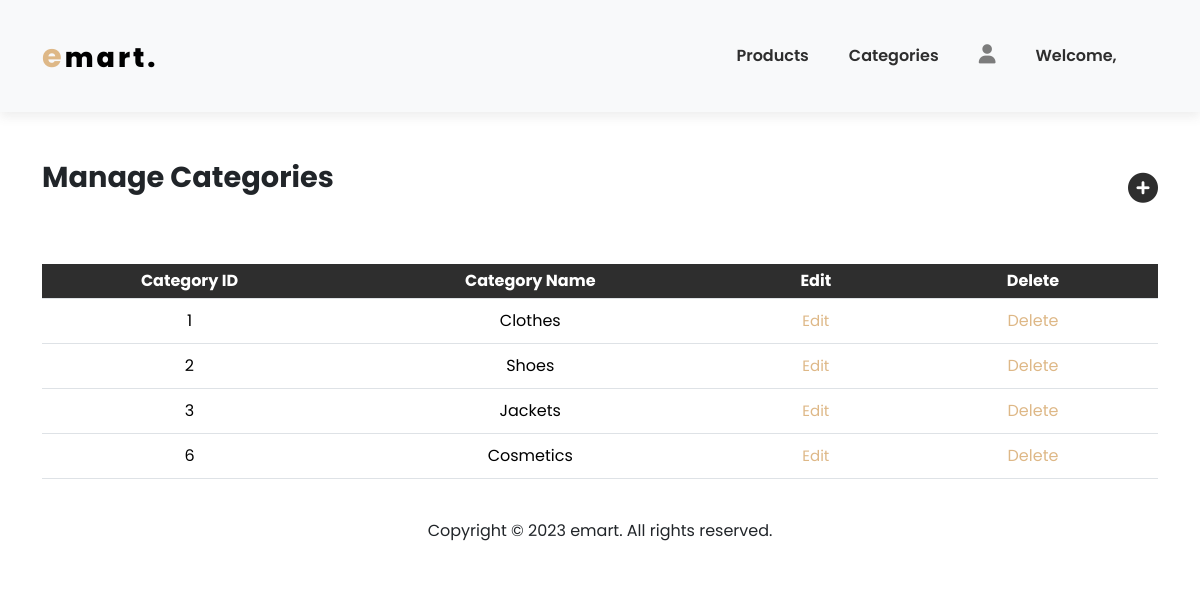
The app's page /admin/categories.php with its own data.
### tables this page shows
CREATE TABLE `user` (
  `User_ID` varchar(50) NOT NULL,
  `password` varchar(12) NOT NULL,
  `First_Name` varchar(50) NOT NULL,
  `Middle_Name` varchar(50) NOT NULL,
  `Last_Name` varchar(50) NOT NULL,
  `Email` varchar(50) NOT NULL,
  `Phone_Number` bigint(12) NOT NULL,
  `Image` varchar(100) NOT NULL,
  `usertype` int(11) NOT NULL DEFAULT 0
);

CREATE TABLE `category` (
  `Category_ID` int(50) NOT NULL,
  `Name` varchar(50) NOT NULL
);

### admin/categories.php (the view, shortened to what this page needs)
<!DOCTYPE html>
<html lang="en">
  <head>
    <link
      href="https://cdn.jsdelivr.net/npm/bootstrap@5.3.2/dist/css/bootstrap.min.css"
      rel="stylesheet"
    />
    <link rel="stylesheet" href="../assets/css/admin.css" />
    <link
      rel="stylesheet"
      href="https://cdnjs.cloudflare.com/ajax/libs/font-awesome/6.4.2/css/all.min.css"
    />
  </head>
  <body>
    <nav class="navbar navbar-expand-lg navbar-light bg-light py-3 sticky-top">
      <div class="container">
        <div class="header_logo">
          <a href="#"><span>e</span>mart.</a>
        </div>
        <div
          class="collapse navbar-collapse nav-buttons"
          id="navbarSupportedContent"
        >
          <ul class="navbar-nav me-auto mb-2 mb-lg-0">
            <li class="nav-item">
              <a class="nav-link" href="admin.php">Products</a>
            </li>
            <li class="nav-item">
              <a class="nav-link" href="categories.php">Categories</a>
            </li>
            <li class="nav-item">
                <div class="dropdown">
                <i class="fa-solid fa-user dropdown"></i>
                </div>
           </li>
           <li class="nav-item">
           <?php
              include("../server/connection.php");
                $uname = $_SESSION['uname'];
                $sql="select * from user";
                $result = mysqli_query($connect, $sql);
                while($row=mysqli_fetch_array($result)){
                echo "<a href='#' class='nav-link'>Welcome, $uname </a>";
                break;
              }
          ?>
            </li>
          </ul>
        </div>
      </div>
    </nav>
  <section class="cart container">
      <div class="py-5">
          <div class="row">
            <div class="col text-start"><h2 class="font-weight-bold">Manage Categories</h2></div>
            <div class="col text-end"><i onclick="window.location.href='categories.php?add_category'" class="fa-solid fa-circle-plus"></i></div>
        </div>
      </div>
      <table class="table table-hover text-center" width="100%">
        <tr>
            <th class="text-center">Category ID</th>
            <th class="text-center">Category Name</th>
            <th class="text-center">Edit</th>
            <th class="text-center">Delete</th>
        </tr>
        <?php
          $sql= "SELECT * FROM category";
          $result = mysqli_query($connect, $sql);
          while($row=mysqli_fetch_array($result)){
             $id = $row['Category_ID'];
             $name = $row['Name'];
             ?>
          <tr>
            <td>
              <?php echo $id ?>
            </td>
            <td>
              <?php echo $name ?>
            </td>
            <td>
              <a href="categories.php?edit_category=<?php echo $id ?>" class="edit-btn">Edit</a>
            </td>
            <td>
              <a href="?deleteid=<?php echo $id ?>" class="delete-btn">Delete</a>
            </td>
          </tr>
          <?php } ?>
        </table>
  </section>
      <section class="footer_bottom">
        <div class="footer_bottom text-center py-4">
          <p class="mb-0">Copyright &copy; 2023 emart. All rights reserved.</p>
        </div>
      </section>
  </body>
</html>

### assets/css/admin.css (style rules this page uses)
.nav-buttons { margin-left: 50%; }
* { margin: 0; padding: 0; box-sizing: border-box; }
a { text-decoration: none; }
body { font-family: 'Poppins', sans-serif; }
h2 { font-size: 1.8rem; font-weight: 650; }
.header_logo { text-align: center; }
.header_logo a { display: inline-block; color: #000; font-size: 27px; font-weight: 800; text-decoration: none; letter-spacing: 3px; }
.header_logo a span { color: burlywood; font-size: 32px; font-weight: 700; }
.navbar { font-size: 16px; padding-top: 2rem !important; padding-bottom: 2rem !important; top: 0; left: 0; background-color: #fff; box-shadow: 0px 5px 10px rgb(91, 91, 91, 0.1); display: flex; }
.navbar-light .navbar-nav .nav-link { padding: 0 20px; color: #2e2e2e; transition: 0.4s ease; font-weight: 600; }
.navbar i { font-size: 1.2rem; padding: 0 20px; transition: 0.4s ease; cursor: pointer; color: #7c7c7c; }
.dropdown { position: relative; display: inline-block; }
.footer_bottom .footer_bottom { background-color: white; }
.cart table { width: 100%; border-collapse: collapse; }
.cart th { padding: 5px; color: #fff; background-color: #2e2e2e; }
.cart td { padding: 10px 20px; }
.cart td a { color: burlywood; }
.cart .edit-btn { color: burlywood; text-decoration: none; font-size: 15px; }
.cart i { font-size: 30px; padding: 13px 0px; transition: 0.4s ease; cursor: pointer; color: #2e2e2e; }

### records on screen
category: Category_ID "1", Name "Clothes"
category: Category_ID "2", Name "Shoes"
category: Category_ID "3", Name "Jackets"
category: Category_ID "6", Name "Cosmetics"
